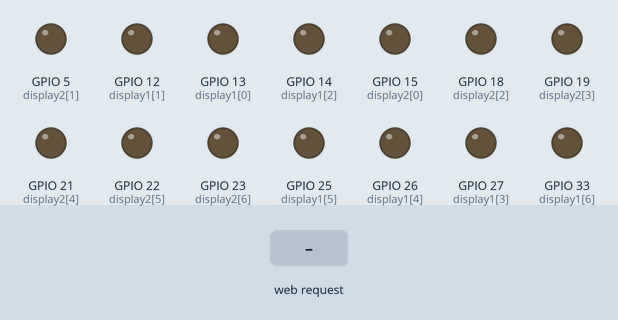
Recording of a sketch running on a simulated ESP32. Parts: output pins drawn as LEDs (lit = HIGH). The inputs (shaded band) are chosen by the test bench. WiFi joins after 1.5 s; servers stay silent unless stated; what the sketch prints to the serial monitor is not drawn.

Above: at 2.7 s.
2.8 s: HTTP request GET /ascendente received
At 3.2 s:
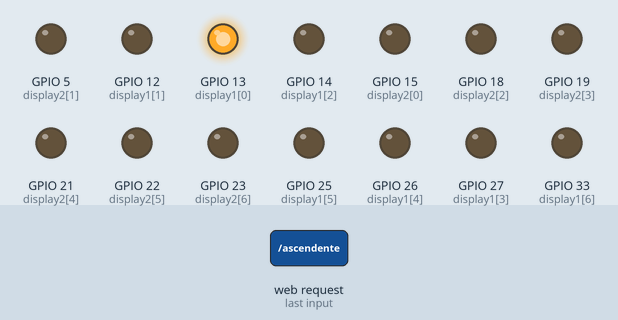
At 8.2 s:
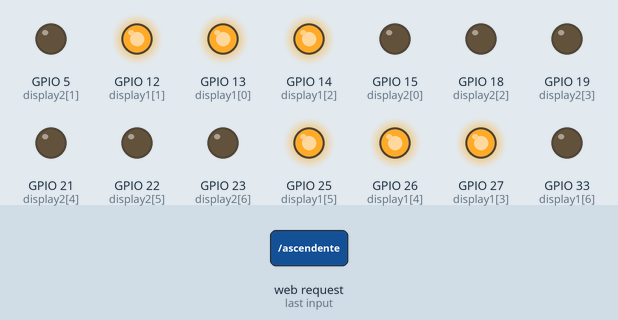
Timing chart, 0 to 9.7 s (numbered marks = the images above; inputs shaded):
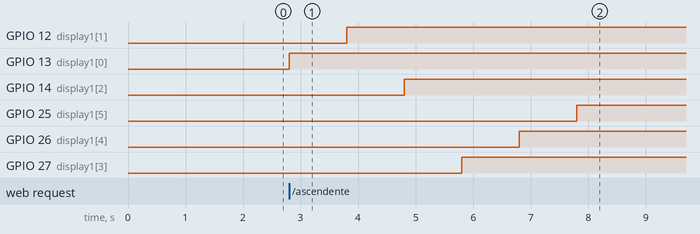

Measured:
- after the input at 2.8 s, GPIO 12 (display1[1]): LOW → HIGH after 1.0 s; GPIO 13 (display1[0]): LOW → HIGH at once; GPIO 14 (display1[2]): LOW → HIGH after 2.0 s; GPIO 25 (display1[5]): LOW → HIGH after 5.0 s; GPIO 26 (display1[4]): LOW → HIGH after 4.0 s

The sketch:

Punto2.ino
```cpp
#include <WiFi.h>

#define PORT 80
WiFiServer server(PORT);

const char* ssid     = "CESJT";
const char* password = "itisjtsmg";

const int segmentos[10][7] = {
  {1, 1, 1, 1, 1, 1, 0},
  {0, 1, 0, 0, 0, 0, 0},
  {1, 1, 0, 1, 1, 0, 1},
  {1, 1, 0, 1, 0, 0, 1},
  {0, 1, 1, 0, 0, 1, 1},
  {1, 0, 1, 1, 0, 1, 1},
  {1, 0, 1, 1, 1, 1, 1},
  {1, 1, 0, 0, 0, 0, 0},
  {1, 1, 1, 1, 1, 1, 1},
  {1, 1, 1, 1, 0, 1, 1}
};
int e = 0, d = 0, f = 0;
const int display1 [7] = {13, 12, 14, 27, 26, 25, 33};
const int display2 [7] = {15, 5, 18, 19, 21, 22, 23};

int contconexion = 0;

String palabra;

String pagina =

  "<!DOCTYPE html>"
  "<html>"
    "<head>"
      "<meta charset='utf-8' />"
      "<title>Actividades ESP32 - Punto 2</title>"
    "</head>"
    "<body>"
      "<center>"
        "<h1>Control dos 7 segmentos</h1>"
        "<p><a href='/ascendente'><button style='height:50px;width:100px'>ASCENDENTE</button></a></p>"
        "<p><a href='/descendente'><button style='height:50px;width:100px'>DESCENDENTE</button></a></p>"
        "<p><a href='/parar'><button style='height:50px;width:100px'>PARAR CONTEO</button></a></p>"
        "<p><a href='/reiniciar'><button style='height:50px;width:100px'>REINICIAR CONTEO</button></a></p>"
      "</center>"
    "</body>"
  "</html>";


void setup() {
  Serial.begin(115200);
  for (int i = 0; i < 7; i++) {
    pinMode(display1[i], OUTPUT);
    pinMode(display2[i], OUTPUT);
  }
  WiFi.begin(ssid, password);
  while (WiFi.status() != WL_CONNECTED and contconexion <50) {
    ++contconexion;
    delay(500);
    Serial.print(".");
  }
  if (contconexion <50) {

      Serial.println("");
      Serial.println("WiFi conectado");
      Serial.println(WiFi.localIP());
      server.begin();
  }
  else {
      Serial.println("");
      Serial.println("Error de conexion");
  }
}

void loop(){
  WiFiClient client = server.available();

  if (client) {
    String currentLine = "";
    while (client.connected()) {
      if (client.available()) {
        char c = client.read();
        palabra += c;
        if (c == '\n') {
          if (currentLine.length() == 0) {
            client.println("HTTP/1.1 200 OK");
            client.println("Content-type:text/html");
            client.println("Connection: close");
            client.println();
            if (palabra.indexOf("GET /ascendente") >= 0) {
              for (e; e < 10;e++) {
                for (d; d < 10;d++) {
                  for (f = 0; f < 7;f++) {
                    digitalWrite(display1[f], segmentos[d][f]);
                    digitalWrite(display1[f], segmentos[e][f]);
                    delay(1000);
                  }
                  if (d == 9) {
                    d = 0;
                  }
                  if (e == 9) {
                    e = 0;
                  }
                }
              }
            } else if (palabra.indexOf("GET /descendente") >= 0) {
              for (e; e > 0;e++) {
                for (d; d > 10;d++) {
                  for (f = 0; f < 7;f++) {
                    digitalWrite(display1[f], segmentos[d][f]);
                    digitalWrite(display1[f], segmentos[e][f]);
                    delay(1000);
                  }
                  if (d == 0) {
                    d = 9;
                  }
                  if (e == 0) {
                    e = 9;
                  }
                }
              }
            }else if (palabra.indexOf("GET /parar") >= 0) {
              for (f = 0; f > 7;f++) {
                digitalWrite(display1[f], segmentos[d][f]);
                digitalWrite(display1[f], segmentos[e][f]);
              }
            }else if (palabra.indexOf("GET /reiniciar") >= 0) {
              for (f = 0; f > 7;f++) {
                digitalWrite(display1[f], segmentos[0][f]);
                digitalWrite(display1[f], segmentos[0][f]);
              }
            }
            client.println(pagina);
            client.println();
            break;
          } else {
            currentLine = "";
          }
        } else if (c != '\r') {
          currentLine += c;
        }
      }
    }
    palabra = "";
    client.stop();
    Serial.println("Client disconnected.");
    Serial.println("");
  }
}
```
